Frame 1 (no input): blank canvas, image omitted
Frame 60 (no input): blank canvas, image omitted
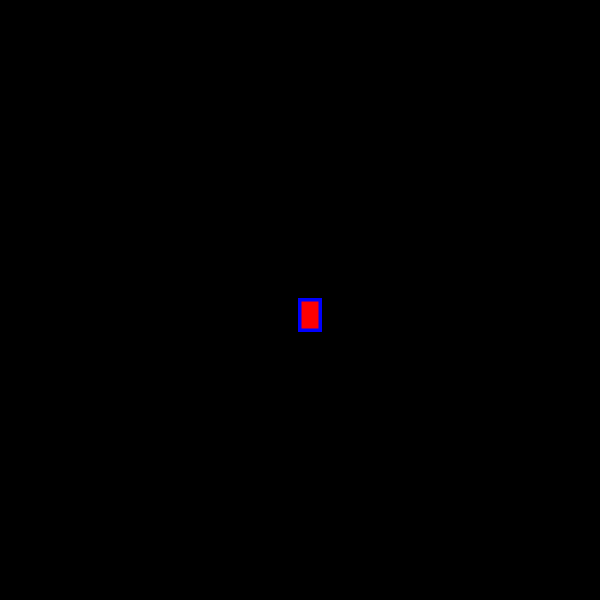
Frame 120 (the mouse pressed at the canvas centre since frame 60)

The p5.js sketch whose frames 1 and 60 were blank and that drew this single picture after the mouse press (run headless with seeded random() and noise() and a simulated clock; from frame 60 on, the mouse is pressed at the canvas centre):

// p5.js sketch
// ── sketch.js
function setup() {
  createCanvas(600, 600);
  background("black")
}
function draw() {
 fill("red")
 stroke("blue")
 strokeWeight(3)
 if(mouseIsPressed)
 rect(mouseX, mouseY, 20, 30);
}
